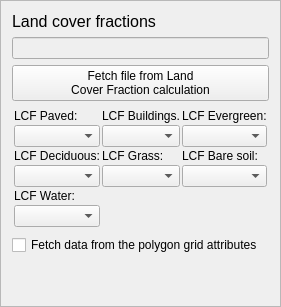
    <widget class="QFrame" name="frame_3">
     <property name="frameShape">
      <enum>QFrame::StyledPanel</enum>
     </property>
     <property name="frameShadow">
      <enum>QFrame::Raised</enum>
     </property>
     <layout class="QGridLayout" name="gridLayout_2">
      <item row="1" column="0">
       <widget class="QLabel" name="label_13">
        <property name="text">
         <string>&lt;!DOCTYPE HTML PUBLIC &quot;-//W3C//DTD HTML 4.0//EN&quot; &quot;http://www.w3.org/TR/REC-html40/strict.dtd&quot;&gt;
&lt;html&gt;&lt;head&gt;&lt;meta name=&quot;qrichtext&quot; content=&quot;1&quot; /&gt;&lt;style type=&quot;text/css&quot;&gt;
p, li { white-space: pre-wrap; }
&lt;/style&gt;&lt;/head&gt;&lt;body style=&quot; font-family:'MS Shell Dlg 2'; font-size:8pt; font-weight:400; font-style:normal;&quot;&gt;
&lt;p style=&quot; margin-top:0px; margin-bottom:0px; margin-left:0px; margin-right:0px; -qt-block-indent:0; text-indent:0px;&quot;&gt;&lt;span style=&quot; font-size:12pt;&quot;&gt;Land cover fractions&lt;/span&gt;&lt;/p&gt;&lt;/body&gt;&lt;/html&gt;</string>
        </property>
       </widget>
      </item>
      <item row="2" column="0" colspan="2">
       <widget class="QLineEdit" name="textInputLCFData">
        <property name="enabled">
         <bool>false</bool>
        </property>
       </widget>
      </item>
      <item row="3" column="0" colspan="2">
       <widget class="QPushButton" name="pushButtonImportLCF">
        <property name="enabled">
         <bool>true</bool>
        </property>
        <property name="sizePolicy">
         <sizepolicy hsizetype="Minimum" vsizetype="Fixed">
          <horstretch>0</horstretch>
          <verstretch>0</verstretch>
         </sizepolicy>
        </property>
        <property name="text">
         <string>Fetch file from Land 
Cover Fraction calculation</string>
        </property>
       </widget>
      </item>
      <item row="6" column="0">
       <widget class="QCheckBox" name="LCF_checkBox">
        <property name="text">
         <string>Fetch data from the polygon grid attributes</string>
        </property>
       </widget>
      </item>
      <item row="5" column="0" colspan="2">
       <widget class="QFrame" name="LCF_Frame">
        <property name="frameShape">
         <enum>QFrame::NoFrame</enum>
        </property>
        <property name="frameShadow">
         <enum>QFrame::Sunken</enum>
        </property>
        <property name="lineWidth">
         <number>1</number>
        </property>
        <layout class="QGridLayout" name="gridLayout_3">
         <property name="margin">
          <number>2</number>
         </property>
         <property name="spacing">
          <number>2</number>
         </property>
         <item row="2" column="1">
          <widget class="QComboBox" name="LCF_Buildings"/>
         </item>
         <item row="4" column="0">
          <widget class="QComboBox" name="LCF_Decidious"/>
         </item>
         <item row="2" column="2">
          <widget class="QComboBox" name="LCF_Evergreen"/>
         </item>
         <item row="1" column="0">
          <widget class="QLabel" name="label_2">
           <property name="text">
            <string>LCF Paved:</string>
           </property>
          </widget>
         </item>
         <item row="1" column="2">
          <widget class="QLabel" name="label_7">
           <property name="text">
            <string>LCF Evergreen:</string>
           </property>
          </widget>
         </item>
         <item row="4" column="2">
          <widget class="QComboBox" name="LCF_Baresoil"/>
         </item>
         <item row="6" column="0">
          <widget class="QComboBox" name="LCF_Water"/>
         </item>
         <item row="2" column="0">
          <widget class="QComboBox" name="LCF_Paved"/>
         </item>
         <item row="3" column="1">
          <widget class="QLabel" name="label_9">
           <property name="text">
            <string>LCF Grass:</string>
           </property>
          </widget>
         </item>
         <item row="3" column="2">
          <widget class="QLabel" name="label_10">
           <property name="text">
            <string>LCF Bare soil:</string>
           </property>
          </widget>
         </item>
         <item row="1" column="1">
          <widget class="QLabel" name="label_6">
           <property name="text">
            <string>LCF Buildings.</string>
           </property>
          </widget>
         </item>
         <item row="3" column="0">
          <widget class="QLabel" name="label_8">
           <property name="text">
            <string>LCF Deciduous:</string>
           </property>
          </widget>
         </item>
         <item row="4" column="1">
          <widget class="QComboBox" name="LCF_Grass"/>
         </item>
         <item row="5" column="0">
          <widget class="QLabel" name="label_11">
           <property name="text">
            <string>LCF Water:</string>
           </property>
          </widget>
         </item>
        </layout>
       </widget>
      </item>
      <item row="7" column="0">
       <spacer name="verticalSpacer_2">
        <property name="orientation">
         <enum>Qt::Vertical</enum>
        </property>
        <property name="sizeHint" stdset="0">
         <size>
          <width>20</width>
          <height>40</height>
         </size>
        </property>
       </spacer>
      </item>
     </layout>
    </widget>
